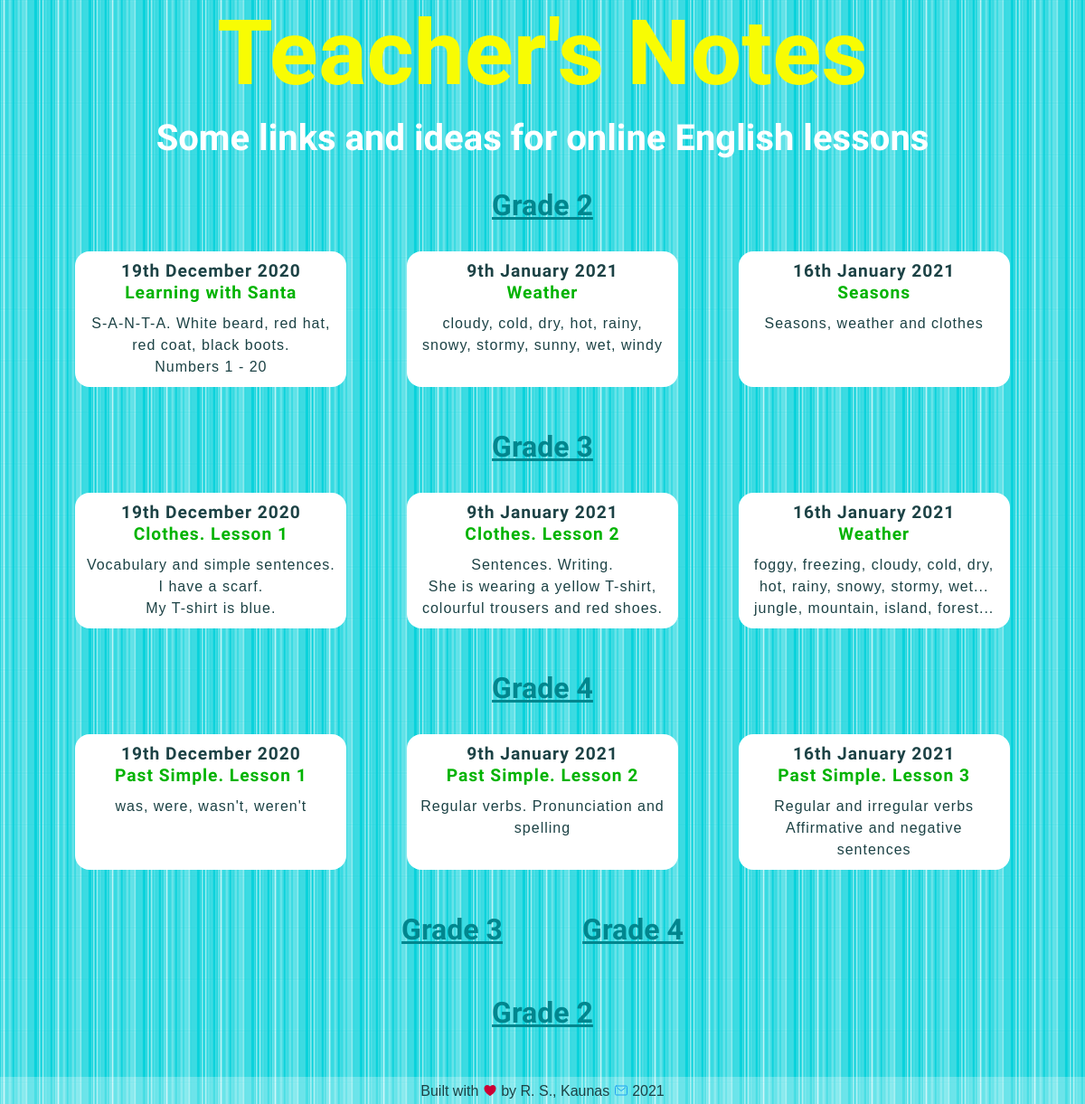
The app's page /, older data.
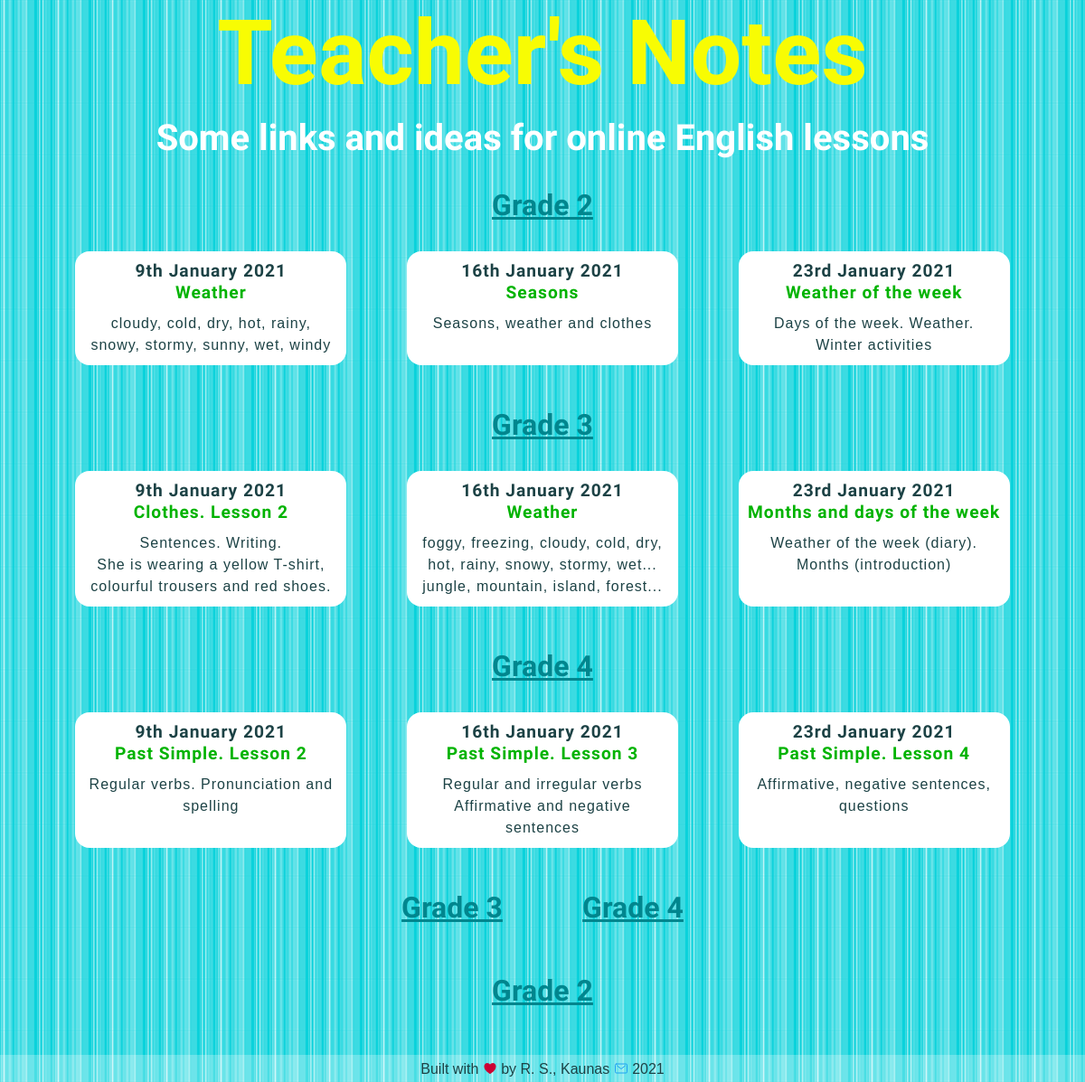
The same page, newer data.
### blog/models.py (models this page shows, shortened)
class Grade2blogpost(models.Model):
    grade = models.CharField(max_length=10, default='Grade 2')
    date = models.DateField()
    title = models.TextField(max_length=200)
    intro = models.TextField(max_length=400, default='intro')
    description = models.TextField()
    image = models.ImageField(upload_to='blog/images/', default='blog/images/soon.png')
    file = models.FileField(upload_to='blog/downloads/', blank='True')
    credits = models.TextField(blank='True')

class Grade3blogpost(models.Model):
    grade = models.CharField(max_length=10, default='Grade 3')
    date = models.DateField()
    title = models.TextField(max_length=200)
    intro = models.TextField(max_length=400, default='intro')
    description = models.TextField()
    image = models.ImageField(upload_to='blog/images/', default='blog/images/soon.png')
    file = models.FileField(upload_to='blog/downloads/', blank='True')
    credits = models.TextField(blank='True')

class Grade4blogpost(models.Model):
    grade = models.CharField(max_length=10, default='Grade 4')
    date = models.DateField()
    title = models.TextField(max_length=200)
    intro = models.TextField(max_length=400, default='intro')
    description = models.TextField()
    image = models.ImageField(upload_to='blog/images/', default='blog/images/soon.png')
    file = models.FileField(upload_to='blog/downloads/', blank='True')
    credits = models.TextField(blank='True')

### blog/views.py (the view)
# urls.py: path('', views.all_posts, name='all_posts'),
def all_posts(request):
    grade2blogposts = Grade2blogpost.objects.order_by('-date')[:3]
    grade3blogposts = Grade3blogpost.objects.order_by('-date')[:3]
    grade4blogposts = Grade4blogpost.objects.order_by('-date')[:3]
    return render(request, 'blog/all_posts.html', {'grade2blogposts': grade2blogposts,
                                                   'grade3blogposts': grade3blogposts,
                                                   'grade4blogposts': grade4blogposts})

### blog/templates/blog/all_posts.html (shortened to what this page needs)
<!DOCTYPE html>
{% load static %}
<html lang="en">
<head>
    <link href="{% static 'blog/all_posts.css' %}" type="text/css" rel="stylesheet"/>
    <link href="{% static 'blog/queries.css' %}" type="text/css" rel="stylesheet"/>
</head>
<body>
<div id="page-container">
    <div id="content-wrap">
        <header>
            <h1>Teacher's Notes</h1>
            <h2>Some links and ideas for online English lessons</h2>
        </header>
        <section>
            <a href="{% url 'blog:url_all_grade2' %}"><h3>Grade 2</h3></a>
            <div class="flex-container">
                {% for blogpost in grade2blogposts %}
                    <a class="button" href="{% url 'blog:url_one_grade2' blogpost.id %}">
                        <h4>{{ blogpost.date|date:'jS F Y' }}</h4>
                        <h5>{{ blogpost.title }}</h5>
                        <p>{{ blogpost.intro|safe|truncatewords:20 }}</p></a>
                {% endfor %}
            </div>
        </section>
        <section>
            <a href="{% url 'blog:url_all_grade3' %}"><h3>Grade 3</h3></a>
            <div class="flex-container">
                {% for blogpost in grade3blogposts %}
                    <a class="button" href="{% url 'blog:url_one_grade3' blogpost.id %}">
                        <h4>{{ blogpost.date|date:'jS F Y' }}</h4>
                        <h5>{{ blogpost.title }}</h5>
                        <p>{{ blogpost.intro|safe|truncatewords:20 }}</p></a>
                {% endfor %}
            </div>
        </section>
        <section>
            <a href="{% url 'blog:url_all_grade4' %}"><h3>Grade 4</h3></a>
            <div class="flex-container">
                {% for blogpost in grade4blogposts %}
                    <a class="button" href="{% url 'blog:url_one_grade4' blogpost.id %}">
                        <h4>{{ blogpost.date|date:'jS F Y' }}</h4>
                        <h5>{{ blogpost.title }}</h5>
                        <p>{{ blogpost.intro|safe|truncatewords:20 }}</p></a>
                {% endfor %}
            </div>
        </section>
        <div class="flex-container three-grades">
            <a href="{% url 'blog:url_all_grade4' %}"><h3>Grade 4</h3></a>
            <a href="{% url 'blog:url_all_grade3' %}"><h3>Grade 3</h3></a>
            <a href="{% url 'blog:url_all_grade2' %}"><h3>Grade 2</h3></a>
        </div>
    </div>
    {% include 'blog/footer.html' %}
</div>
</body>
</html>

Row changes from the older to the newer data that the page shows:
no longer on this page (row unchanged): Grade2blogpost: date "19th December 2020", title "Learning with Santa", intro "S-A-N-T-A. White beard, red hat, red coat, black boots. Numbers 1 - 20"
no longer on this page (row unchanged): Grade3blogpost: date "19th December 2020", title "Clothes. Lesson 1", intro "Vocabulary and simple sentences. I have a scarf. My T-shirt is blue."
no longer on this page (row unchanged): Grade4blogpost: date "19th December 2020", title "Past Simple. Lesson 1", intro "was, were, wasn't, weren't"
added Grade2blogpost: date "23rd January 2021", title "Weather of the week", intro "Days of the week. Weather. Winter activities"
added Grade3blogpost: date "23rd January 2021", title "Months and days of the week", intro "Weather of the week (diary). Months (introduction)"
added Grade4blogpost: date "23rd January 2021", title "Past Simple. Lesson 4", intro "Affirmative, negative sentences, questions"
